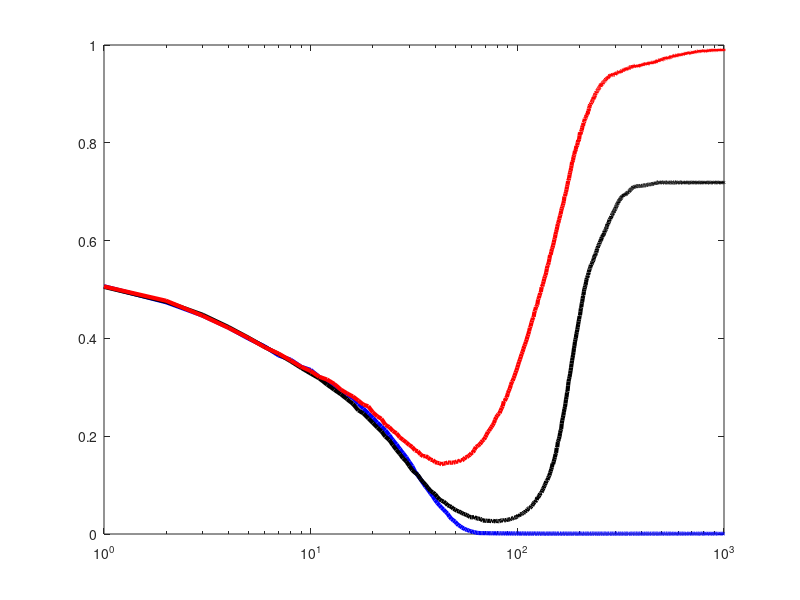

The MATLAB script that drew this image: (Note: this script raises an error after producing the figure.)
% This function generates the figures that explore the effect of the
% size of the reputation change taking place after an interaction. 
% Figures are reported in section 3 of the supplementary material.


clear all
close all
clc
load ContentOfGOssip_theta.mat

commstypes=['riz';'rep';'all';'onc'];
gossiptarget=['ri';'rp';'su';'hr';'si';'rj'];
gossippartnertypes=['ra';'pr';'ri';'pi'];

commstypes_num=[0 1 2 3];
gossiptarget_num=[0 1 2 3 4 5];
gossippartnertypes_num=[0 1 2 3];
% introduce fist simulation without gossip

cooperation_levels_mean=squeeze(mean(prop_coop,3)); % I average on simulations
cooperation_levels_std=squeeze(std(prop_coop,0,3)); % note here i compute the std across simulation
time=[1:tmax];



numfig=1;
for j=1:5       
        figure(numfig)
        semilogx(time,squeeze(cooperation_levels_mean(1,j,:)),'b','Linewidth',3); %,cooperation_levels_std(1,:)
        hold on
        semilogx(time,squeeze(cooperation_levels_mean(2,j,:)),'k','Linewidth',3); % ,cooperation_levels_std(2,:)
        hold on
        semilogx(time,squeeze(cooperation_levels_mean(3,j,:)),'r','Linewidth',3); %,cooperation_levels_std(3,:)
        hold on
        ax = gca; % current axes
        ax.FontSize = 14;
        title({'Average cooperation level for'; 'different contents of gossip'; ['\theta = ' num2str(DDeltaR(j))]},'FontSize',20);
        ylabel('Proportion of Cooperation','FontSize',20);
        xlabel('Time','FontSize',20);
        legend('no gossip','Pass R_{zi} and c_z','Pass only C_z','location','northwest');
        name_file=['Temporal_Fig1_theta_' num2str(round(DDeltaR(j)*100))];
        saveas(numfig,name_file,'png')
        
        numfig=numfig+1;
        figure(numfig)
        subplot(1,3,1)
        histogram(prop_coop(1,j,:,1000));
        ax = gca;
        ax.FontSize = 14;
        ylabel('Cooperation','FontSize',16)
        xlabel('No Gossip','FontSize',16);
        hold on
        subplot(1,3,2)
        histogram(prop_coop(2,j,:,1000));
        ax = gca;
        ax.FontSize = 14;
        xlabel('Pass R_{zi} and c_z','FontSize',16);
        hold on
        subplot(1,3,3)
        histogram(prop_coop(3,j,:,1000));
        ax = gca;
        ax.FontSize = 14;
        xlabel('Pass only C_z','FontSize',16)
        sgtitle({'Distribution of cooperation levels at t_{max}' ['\theta = ' num2str(DDeltaR(j))]}, 'FontSize',20)
        name_file=['Outcome_Fig2_theta_' num2str(round(DDeltaR(j)*100))];
        saveas(numfig,name_file,'png')
        
        numfig=numfig+1; 
        close all
end



%-----------------------------------------------
% 
clear all
close all
load OutDatedInfoVsAmountGossip_theta.mat

average_cooperation=mean(prop_coop,3);
std_cooperation=std(prop_coop,0,3);

timestheinteractions=[1 2 5 10 30 50]; % how many times the social interactiosn there is gossip?



 for i=1:2*6*5
     type_comunication(i,:)
     if type_comunication(i,:)=='riz'
         type_comunication_num(i)=0;
     elseif type_comunication(i,:)=='rep'
         type_comunication_num(i)=1;
     elseif type_comunication(i,:)=='all'
         type_comunication_num(i)=2;
     else %type_comunication=='onc';
         type_comunication_num(i)=3;
     end
     type_comunication_num(i)
     clc
 end
% 
 cooperation_levels_mean=squeeze(mean(prop_coop,2)); % I average on simulations
 cooperation_levels_std=squeeze(std(prop_coop,0,2)); % note here i compute the std across simulation
 
% 
 numfig=1;
 for i=1:length(DDeltaR_vct) % count deltas    
         index_to_print=find(DDeltaR==DDeltaR_vct(i)); % select current Delta
         gc2=find(type_comunication_num==2); % select  type of comm 2
         gc3=find(type_comunication_num==3); % select  type of comm 3
         index_to_print2=intersect(index_to_print,gc2);
         index_to_print3=intersect(index_to_print,gc3);
         
         
         coop_to_print2=cooperation_levels_mean(index_to_print2);
         coop_to_print3=cooperation_levels_mean(index_to_print3);
         
         figure(numfig)
         plot(timestheinteractions,coop_to_print2,'k','LineWidth',3); %,cooperation_levels_std(1,:)
         hold on
         plot(timestheinteractions,coop_to_print3,'b','LineWidth',3); %,cooperation_levels_std(3,:)
         hold on
         ax = gca; % current axes
         ax.FontSize = 14;
         ylim([0 1.01])
         legend('Pass R_{zi} and c_z - Info ages',...
             'Pass only C_z - Info ages',...
             'Location','southeast');
         title({'Average cooperation level for different'; 'contents of gossip and information characteristics'; ['\theta = ' num2str(DDeltaR_vct(i))]},'FontSize',20);
         ylabel('Proportion of Cooperation','FontSize',20);
         xlabel('Relative amount of gossip','FontSize',20);
         saveas(numfig,['RelativeAmountGossip_Fig4_theta_' num2str(round(DDeltaR_vct(i)*100))],'png');
         numfig=numfig+1;
 end


close all

